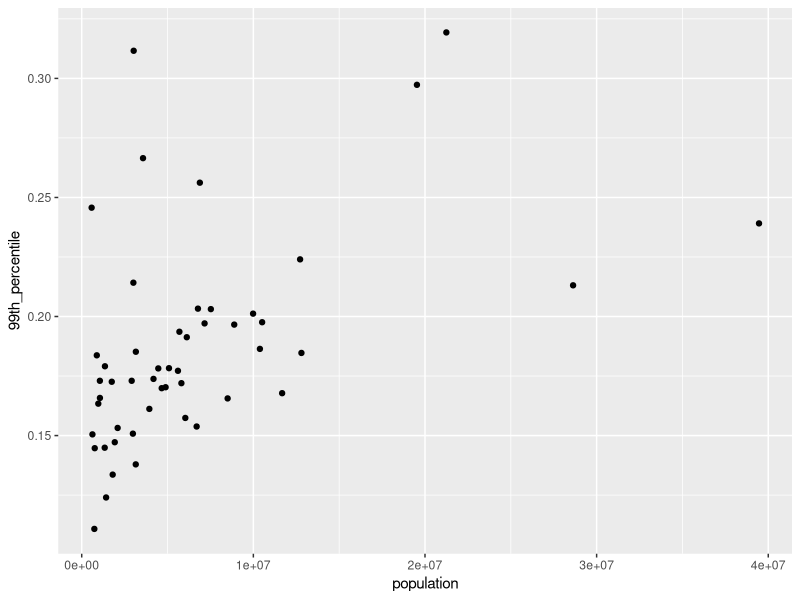
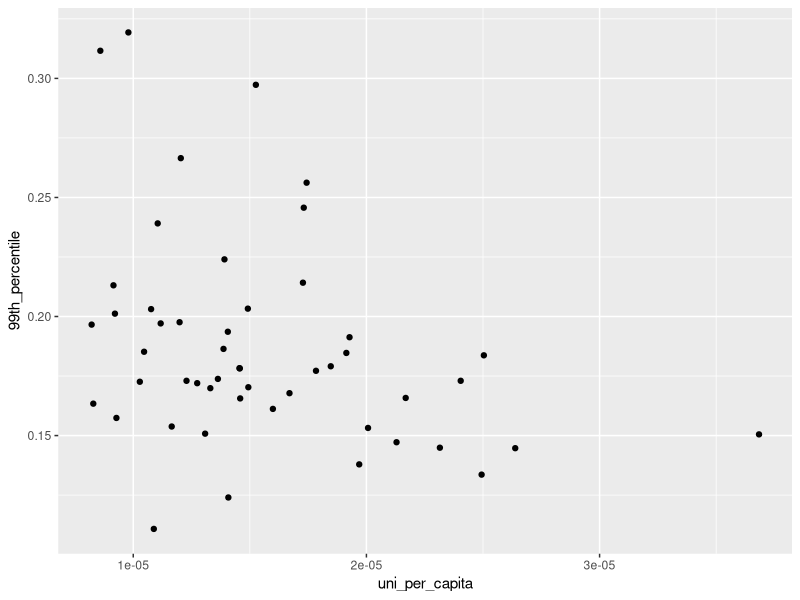
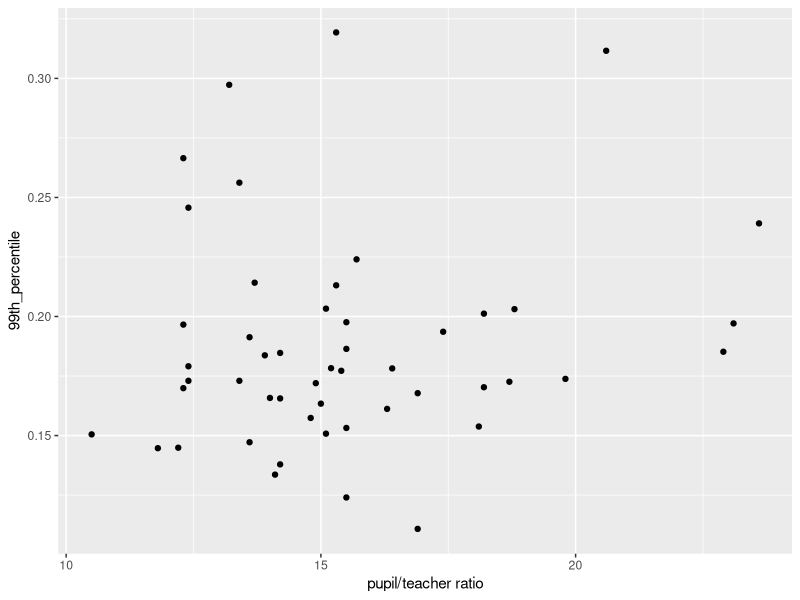
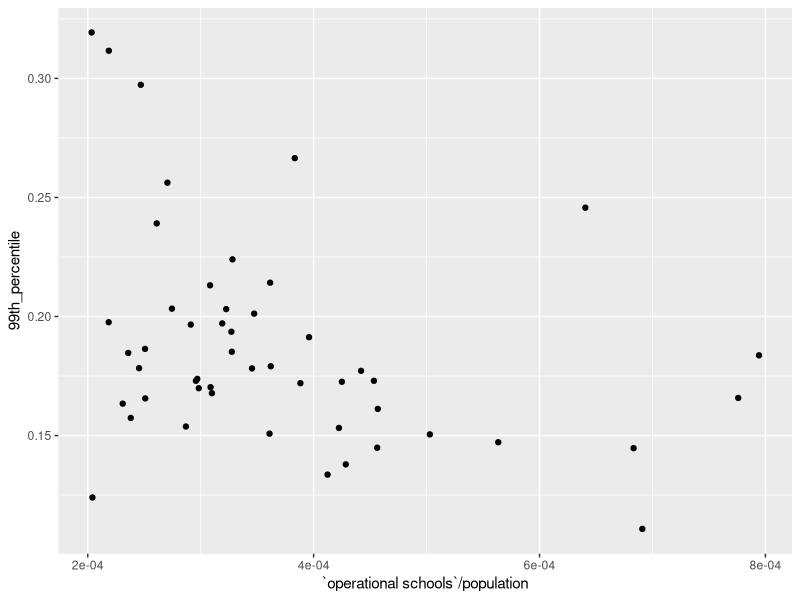

These charts were generated, in order, by the following R code:
## ---- chunk 1
knitr::opts_chunk$set(echo = TRUE)
library(tidyverse)
library(ggplot2)
## ---- chunk 2
# read in the data and rename the columns
top1 = readxl::read_xls("./data/WID_Data_17112022-171839.xls")
cols = colnames(top1) %>% stringr::str_match("\n(.+)$")
cols = cols[,2]
cols[1] = "percentile"
cols[2] = "year"
colnames(top1) = cols
top1 = top1 %>%
  rename("Georgia" = "Georgia (US)") %>%
  select(-`Washington D.C.`)

# pivot longer 
top1 = top1[-1] %>% pivot_longer(cols = c("Alabama":"Wyoming"), names_to = "state", values_to = "99th_percentile")
top1 %>% head(10)
## ---- chunk 3
# import and preprocess population data 
population = readxl::read_xlsx("./data/population_state.xlsx")
population = population[-1,]
states = population$state %>% stringr::str_match("^\\.(.+)")
states = states[,2]
population$state = states

population = population %>% 
  select(state, "2015":"2018") %>% 
  filter(state != "District of Columbia") %>% 
  pivot_longer(-state, names_to = "year", values_to = "population") %>%
  mutate(year = as.numeric(year))

# joining with inequality data
top1_pop = top1 %>% left_join(population, by = c("year" = "year", "state" = "state"))

# population analysis
top1_pop %>% filter(year == 2018) %>%
  ggplot(aes(population, `99th_percentile`)) +
  geom_point()
## ---- chunk 4
# Import / Preprocess the data
college = readxl::read_xls("./data/college.xls")
state_names = college$state %>% stringr::str_match("(.*) \\.+")
college$state = state_names[,2]
college = college %>% select("state", contains("total") | contains("Total"))
college %>% head(10)

# Analysis
top1_pop %>%
  left_join(college, by = "state") %>%
  filter(year == 2018) %>%
  mutate(uni_per_capita = Total / population) %>%
  ggplot(aes(x=uni_per_capita, y=`99th_percentile`)) + 
  geom_point()
## ---- chunk 5
secondary = readxl::read_xlsx("./data/secondary_edu.xlsx")
 
# student-teacher ratio
top1 %>% 
  left_join(secondary, by = "state") %>%
  filter(year == 2018) %>% 
  ggplot(aes(x=`pupil/teacher ratio`, y=`99th_percentile`)) +
  geom_point()

# secondary school per capita
top1_pop %>% 
  filter(year == 2018) %>% 
  left_join(secondary, by = "state") %>%
  ggplot(aes(x=`operational schools`/population, y=`99th_percentile`)) + 
  geom_point()
## ---- chunk 6
# Import / Preprocess the data
literacy = read_csv("./data/literacy_rate.csv") %>% arrange(state)
literacy
